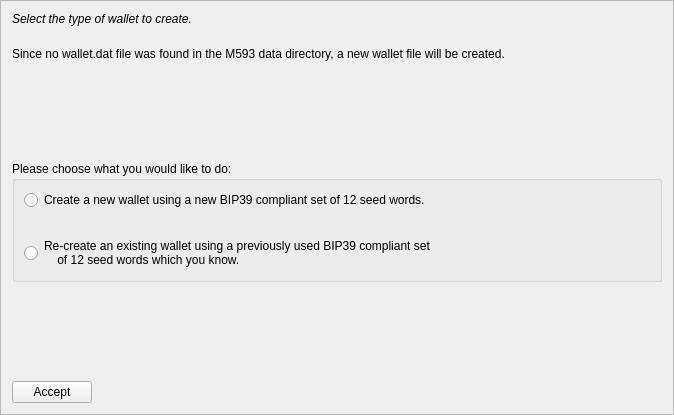
<?xml version="1.0" encoding="UTF-8"?>
<ui version="4.0">
 <class>MnemonicDialog1</class>
 <widget class="QFrame" name="MnemonicDialog1">
  <property name="geometry">
   <rect>
    <x>0</x>
    <y>0</y>
    <width>674</width>
    <height>415</height>
   </rect>
  </property>
  <property name="windowTitle">
   <string>HD Wallet Setup</string>
  </property>
  <property name="frameShape">
   <enum>QFrame::StyledPanel</enum>
  </property>
  <property name="frameShadow">
   <enum>QFrame::Raised</enum>
  </property>
  <layout class="QVBoxLayout" name="verticalLayout">
   <item>
    <widget class="QLabel" name="walletLabel">
     <property name="styleSheet">
      <string notr="true">QLabel { font-style:italic; }</string>
     </property>
     <property name="text">
      <string>Select the type of wallet to create.</string>
     </property>
     <property name="wordWrap">
      <bool>true</bool>
     </property>
    </widget>
   </item>
   <item>
    <spacer name="verticalSpacer_4">
     <property name="orientation">
      <enum>Qt::Vertical</enum>
     </property>
     <property name="sizeType">
      <enum>QSizePolicy::Minimum</enum>
     </property>
     <property name="sizeHint" stdset="0">
      <size>
       <width>20</width>
       <height>15</height>
      </size>
     </property>
    </spacer>
   </item>
   <item>
    <widget class="QLabel" name="wallettypeLabel">
     <property name="text">
      <string>Since no wallet.dat file was found in the M593 data directory, a new wallet file will be created.</string>
     </property>
     <property name="wordWrap">
      <bool>true</bool>
     </property>
    </widget>
   </item>
   <item>
    <spacer name="verticalSpacer">
     <property name="orientation">
      <enum>Qt::Vertical</enum>
     </property>
     <property name="sizeHint" stdset="0">
      <size>
       <width>20</width>
       <height>40</height>
      </size>
     </property>
    </spacer>
   </item>
   <item>
    <widget class="QGroupBox" name="groupBox">
     <property name="title">
      <string>Please choose what you would like to do:</string>
     </property>
     <layout class="QVBoxLayout" name="verticalLayout_2">
      <item>
       <widget class="QRadioButton" name="walletNewRadio">
        <property name="text">
         <string>Create a new wallet using a new BIP39 compliant set of 12 seed words.</string>
        </property>
       </widget>
      </item>
      <item>
       <spacer name="verticalSpacer_3">
        <property name="orientation">
         <enum>Qt::Vertical</enum>
        </property>
        <property name="sizeHint" stdset="0">
         <size>
          <width>20</width>
          <height>20</height>
         </size>
        </property>
       </spacer>
      </item>
      <item>
       <widget class="QRadioButton" name="walletOldRadio">
        <property name="text">
         <string>Re-create an existing wallet using a previously used BIP39 compliant set 
    of 12 seed words which you know.</string>
        </property>
       </widget>
      </item>
     </layout>
    </widget>
   </item>
   <item>
    <spacer name="verticalSpacer_2">
     <property name="orientation">
      <enum>Qt::Vertical</enum>
     </property>
     <property name="sizeHint" stdset="0">
      <size>
       <width>20</width>
       <height>40</height>
      </size>
     </property>
    </spacer>
   </item>
   <item>
    <layout class="QHBoxLayout" name="horizontalLayout">
     <item>
      <widget class="QPushButton" name="acceptButton">
       <property name="text">
        <string>Accept</string>
       </property>
       <property name="autoDefault">
        <bool>false</bool>
       </property>
      </widget>
     </item>
     <item>
      <spacer name="horizontalSpacer">
       <property name="orientation">
        <enum>Qt::Horizontal</enum>
       </property>
       <property name="sizeHint" stdset="0">
        <size>
         <width>40</width>
         <height>20</height>
        </size>
       </property>
      </spacer>
     </item>
    </layout>
   </item>
  </layout>
 </widget>
 <resources/>
 <connections/>
</ui>
